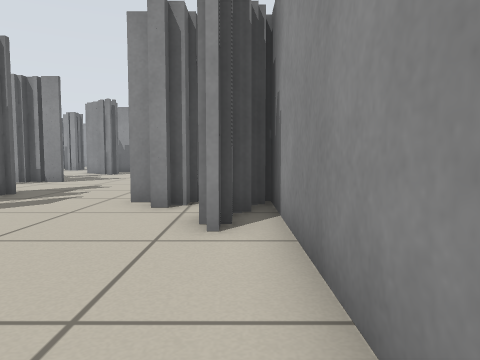
View 1 (above)

24 first-person views from a walk through a Stage world. The camera is 0.5 m above the floor, tilts 4° down and sees 70° across. Floor lines are 1 m apart. The floor is counted in squares, 0.5 m on a side. Each view is taken from the middle of a square. On the plan, view 1 faces up. The plan holds only what a view shows up to about 13 squares ahead; the rest is blank. The place goes on beyond the plan. The robots in the file are not drawn.

View 2
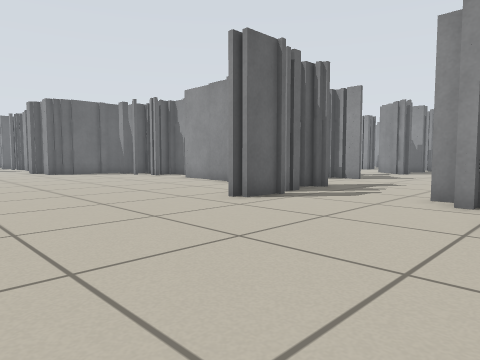

View 3
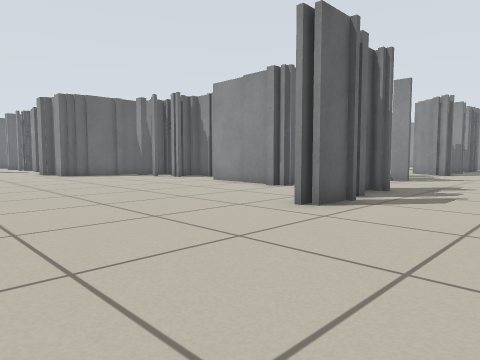

View 4
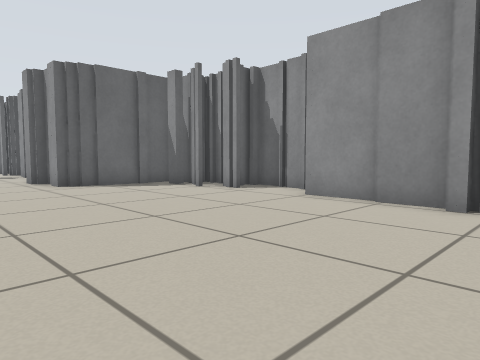

View 5
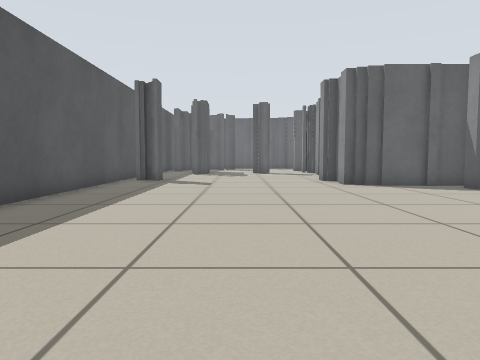

View 6
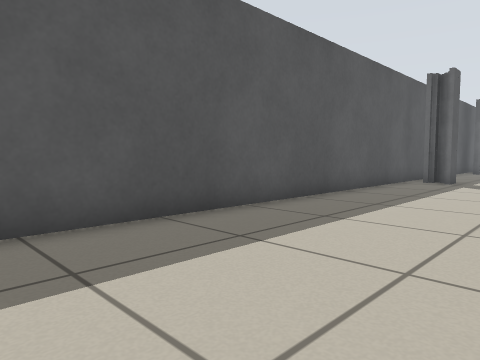

View 7
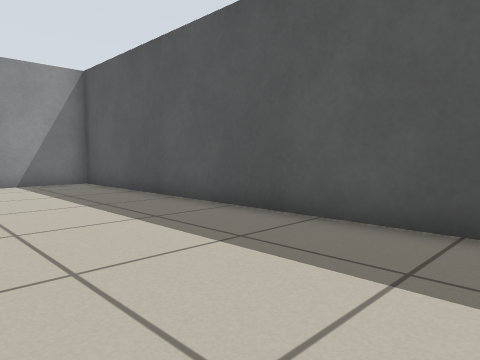

View 8
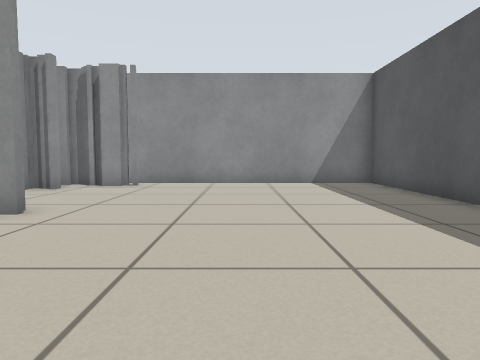

View 9
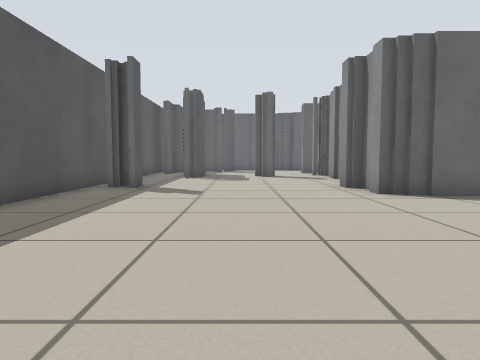

View 10
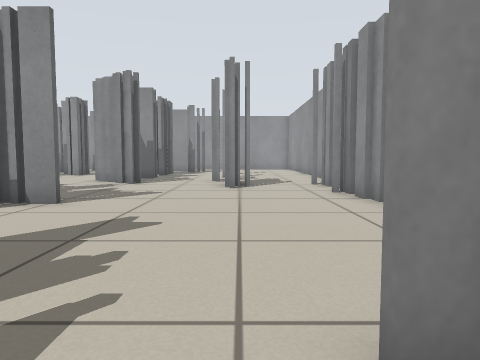

View 11
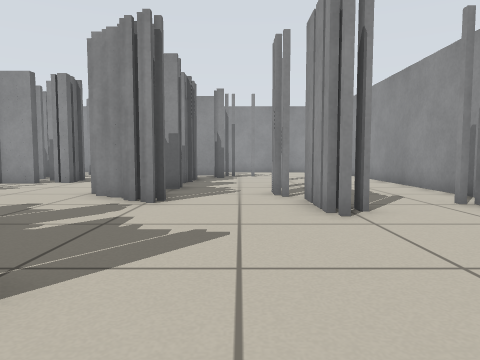

View 12
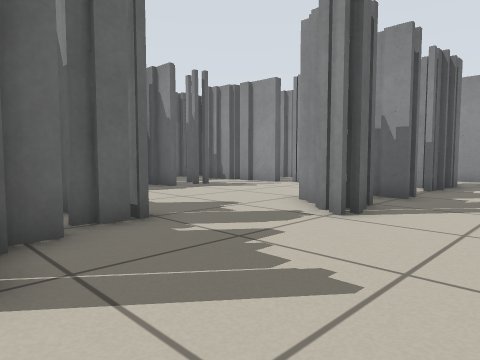

View 13
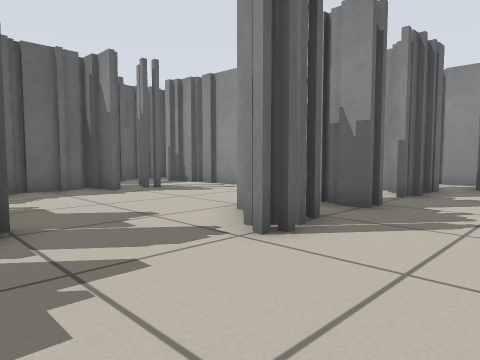

View 14
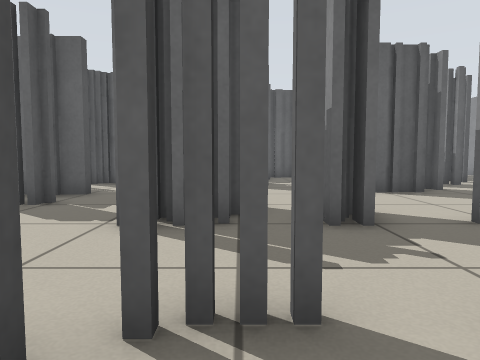

View 15
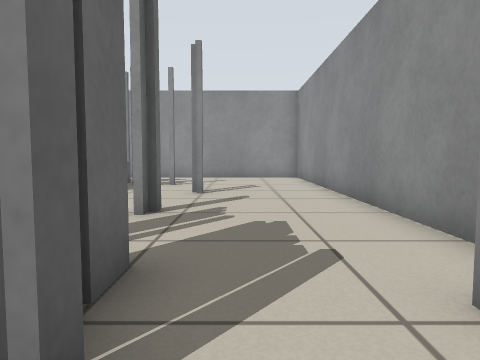

View 16
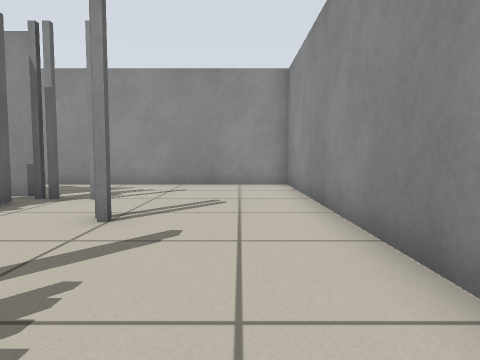

View 17
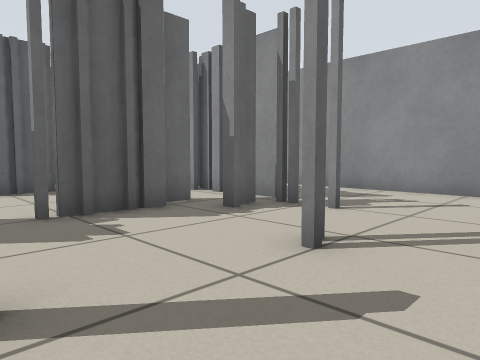

View 18
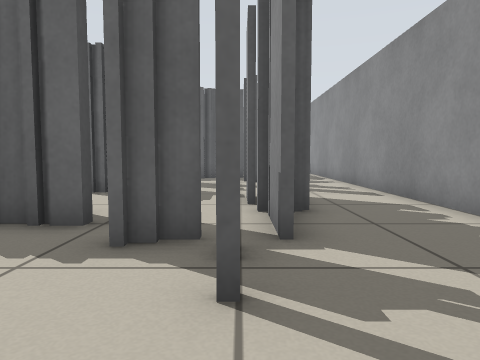

View 19
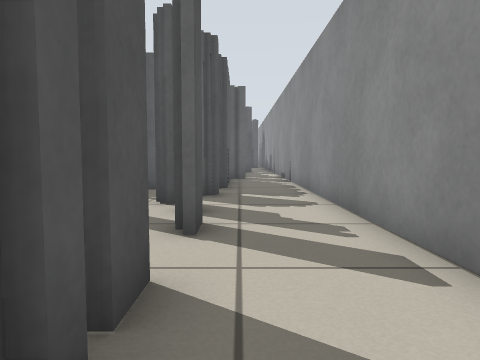

View 20
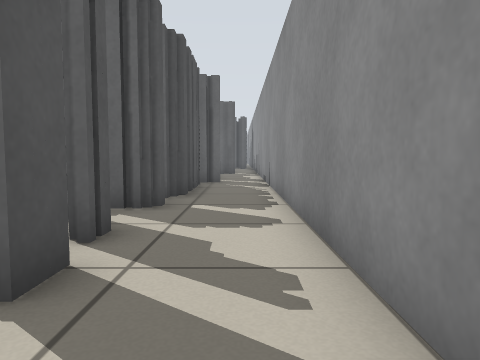

View 21
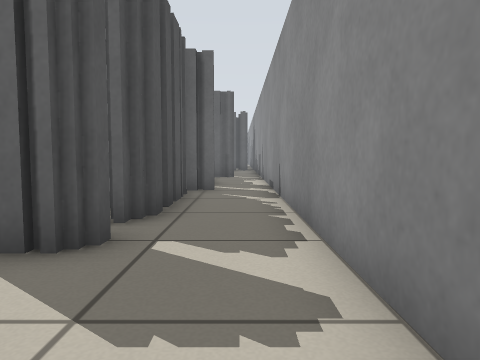

View 22
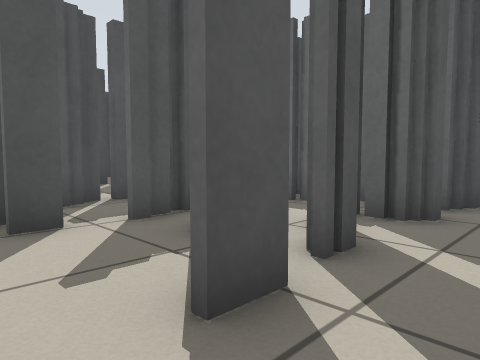

View 23
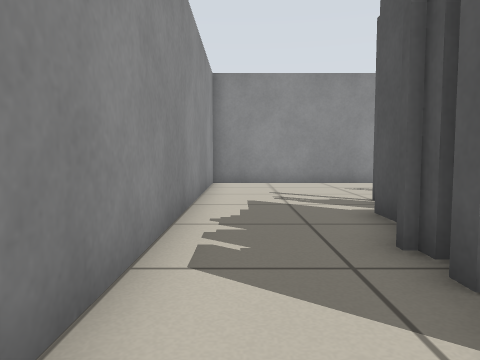

View 24
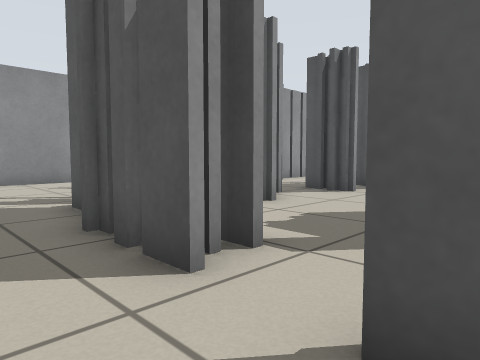

### Floor plan
Key: @ floor where view 1 was taken; # wall or solid block; x gap in a wall; . floor.
Columns run from 24 left of view 1 to 1 right of it. Each row starts with its distance up from view 1.
 32 ##########################
 31 .........................#
 30  #####...................#
 29  #  ########.######......#
 28     #######.. #####.#....#
 27       ## ##..... ##......#
 26      ########....#.......#
 25           ####..##.......#
 24           ####...#.......#
 23          ###.............#
 22          .......##.......#
 21         .##.....##.......#
 20         .##.....##..#....#
 19         ###.....##..##...#
 18          #...........#..##
 17          #...........#..#
 16          # ..#.#........#
 15          #xx ###........#
 14              ####.......#
 13                 ##......
 12                 ........
 11                  .......
 10       ######      ......
  9     #####..##### ##....
  8     #### ..  ### #....###
  7     ##...........##...###
  6     # ............#.....#
  5   ###.............#.....##
  4 ........................ #
  3 .........................#
  2 .........................#
  1 .........................#
  0 ........................@#
 -1 .........................#
 -2 .........................#
 -3   #......................#
 -4 ##########################

Where each view was taken, in squares from view 1:
view 1: 0 up, 0 right, facing up
view 2: 1 down, 0 right, facing up-left
view 3: 1 down, 2 left, facing up-left
view 4: 1 up, 8 left, facing up-left
view 5: 1 up, 8 left, facing left
view 6: 1 up, 8 left, facing down-left
view 7: 1 up, 12 left, facing down-right
view 8: 1 up, 12 left, facing right
view 9: 1 up, 11 left, facing left
view 10: 6 up, 3 left, facing up
view 11: 11 up, 5 left, facing up
view 12: 13 up, 4 left, facing up-left
view 13: 15 up, 4 left, facing up-left
view 14: 20 up, 2 left, facing left
view 15: 16 up, 2 left, facing up
view 16: 20 up, 1 left, facing up
view 17: 22 up, 1 left, facing up-left
view 18: 28 up, 2 left, facing left
view 19: 30 up, 8 left, facing left
view 20: 31 up, 10 left, facing left
view 21: 31 up, 13 left, facing left
view 22: 31 up, 11 left, facing down-left
view 23: 31 up, 12 left, facing right
view 24: 31 up, 13 left, facing down-right
